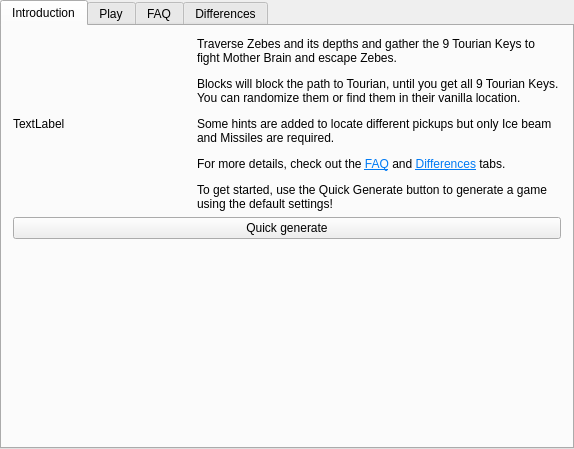
<?xml version="1.0" encoding="UTF-8"?>
<ui version="4.0">
 <class>PlanetsZebethGameTabWidget</class>
 <widget class="QTabWidget" name="PlanetsZebethGameTabWidget">
  <property name="geometry">
   <rect>
    <x>0</x>
    <y>0</y>
    <width>574</width>
    <height>449</height>
   </rect>
  </property>
  <property name="currentIndex">
   <number>0</number>
  </property>
  <widget class="QWidget" name="tab_intro">
   <attribute name="title">
    <string>Introduction</string>
   </attribute>
   <layout class="QVBoxLayout" name="intro_layout">
    <item>
     <layout class="QHBoxLayout" name="intro_cover_layout">
      <item>
       <widget class="QLabel" name="game_cover_label">
        <property name="text">
         <string>TextLabel</string>
        </property>
       </widget>
      </item>
      <item>
       <widget class="QLabel" name="intro_label">
        <property name="text">
         <string>&lt;html&gt;&lt;head/&gt;&lt;body&gt;
&lt;p&gt;Traverse Zebes and its depths and gather the 9 Tourian Keys to fight Mother Brain and escape Zebes.&lt;/p&gt;
&lt;p&gt;Blocks will block the path to Tourian, until you get all 9 Tourian Keys. You can randomize them or find them in their vanilla location.&lt;/p&gt;
&lt;p&gt;Some hints are added to locate different pickups but only Ice beam and Missiles are required.&lt;/p&gt;
&lt;p&gt;For more details, check out the &lt;a href=&quot;tab://FAQ&quot;&gt;&lt;span style=&quot; text-decoration: underline; color:#007af4;&quot;&gt;FAQ&lt;/span&gt;&lt;/a&gt; and &lt;a href=&quot;tab://Differences&quot;&gt;&lt;span style=&quot; text-decoration: underline; color:#007af4;&quot;&gt;Differences&lt;/span&gt;&lt;/a&gt; tabs.&lt;/p&gt;
&lt;p&gt;To get started, use the Quick Generate button to generate a game using the default settings!&lt;/p&gt;&lt;/body&gt;&lt;/html&gt;</string>
        </property>
        <property name="wordWrap">
         <bool>true</bool>
        </property>
       </widget>
      </item>
     </layout>
    </item>
    <item>
     <widget class="QPushButton" name="quick_generate_button">
      <property name="text">
       <string>Quick generate</string>
      </property>
     </widget>
    </item>
    <item>
     <spacer name="intro_spacer">
      <property name="orientation">
       <enum>Qt::Vertical</enum>
      </property>
      <property name="sizeHint" stdset="0">
       <size>
        <width>20</width>
        <height>40</height>
       </size>
      </property>
     </spacer>
    </item>
   </layout>
  </widget>
  <widget class="GenerateGameWidget" name="tab_generate_game">
   <attribute name="title">
    <string>Play</string>
   </attribute>
  </widget>
  <widget class="QWidget" name="faq_tab">
   <attribute name="title">
    <string>FAQ</string>
   </attribute>
   <layout class="QGridLayout" name="faq_layout">
    <property name="leftMargin">
     <number>0</number>
    </property>
    <property name="topMargin">
     <number>0</number>
    </property>
    <property name="rightMargin">
     <number>0</number>
    </property>
    <property name="bottomMargin">
     <number>0</number>
    </property>
    <item row="0" column="0">
     <widget class="QScrollArea" name="faq_scroll_area">
      <property name="widgetResizable">
       <bool>true</bool>
      </property>
      <widget class="QWidget" name="faq_scroll_area_contents">
       <property name="geometry">
        <rect>
         <x>0</x>
         <y>0</y>
         <width>568</width>
         <height>416</height>
        </rect>
       </property>
       <layout class="QGridLayout" name="faq_scroll_layout">
        <item row="0" column="0">
         <widget class="QLabel" name="faq_label">
          <property name="text">
           <string># updated from code</string>
          </property>
          <property name="alignment">
           <set>Qt::AlignLeading|Qt::AlignLeft|Qt::AlignTop</set>
          </property>
          <property name="wordWrap">
           <bool>true</bool>
          </property>
         </widget>
        </item>
       </layout>
      </widget>
     </widget>
    </item>
   </layout>
  </widget>
  <widget class="QWidget" name="differences_tab">
   <attribute name="title">
    <string>Differences</string>
   </attribute>
   <layout class="QVBoxLayout" name="verticalLayout_2">
    <item>
     <widget class="QScrollArea" name="differences_scroll_area">
      <property name="widgetResizable">
       <bool>true</bool>
      </property>
      <widget class="QWidget" name="differences_scroll_contents">
       <property name="geometry">
        <rect>
         <x>0</x>
         <y>0</y>
         <width>536</width>
         <height>438</height>
        </rect>
       </property>
       <layout class="QVBoxLayout" name="verticalLayout">
        <item>
         <widget class="QLabel" name="differences_label">
          <property name="text">
           <string>&lt;html&gt;&lt;head/&gt;&lt;body&gt;&lt;p&gt;Randovania makes some changes to the original game in order to improve the game experience or to simply fix bugs in the original game.&lt;br/&gt;Many changes are optional and can be disabled in the options Randovania provides, but the following are &lt;span style=&quot; font-weight:600;&quot;&gt;always&lt;/span&gt; there:&lt;/p&gt;&lt;ul style=&quot;margin-top: 0px; margin-bottom: 0px; margin-left: 0px; margin-right: 0px; -qt-list-indent: 1;&quot;&gt;&lt;li style=&quot; margin-top:12px; margin-bottom:12px; margin-left:0px; margin-right:0px; -qt-block-indent:0; text-indent:0px;&quot;&gt;Only Zebeth planet is available since we are randomizing original Metroid.&lt;/li&gt;&lt;li style=&quot; margin-top:12px; margin-bottom:12px; margin-left:0px; margin-right:0px; -qt-block-indent:0; text-indent:0px;&quot;&gt;
The game will now use a different save directory.&lt;/li&gt;&lt;li style=&quot; margin-top:12px; margin-bottom:12px; margin-left:0px; margin-right:0px; -qt-block-indent:0; text-indent:0px;&quot;&gt;Kraid and Ridley now spawn 2 items (Big Missile and Tourian Key) which can be randomized.&lt;/li&gt;&lt;/ul&gt;&lt;p&gt;&lt;br/&gt;&lt;/p&gt;&lt;p&gt;&lt;br/&gt;&lt;/p&gt;&lt;p&gt;&lt;br/&gt;&lt;/p&gt;&lt;p&gt;&lt;br/&gt;&lt;/p&gt;&lt;p&gt;&lt;br/&gt;&lt;/p&gt;&lt;/body&gt;&lt;/html&gt;</string>
          </property>
          <property name="alignment">
           <set>Qt::AlignLeading|Qt::AlignLeft|Qt::AlignVCenter</set>
          </property>
          <property name="wordWrap">
           <bool>true</bool>
          </property>
         </widget>
        </item>
       </layout>
      </widget>
     </widget>
    </item>
   </layout>
  </widget>
 </widget>
 <layoutdefault spacing="6" margin="11"/>
 <customwidgets>
  <customwidget>
   <class>GenerateGameWidget</class>
   <extends>QWidget</extends>
   <header location="global">randovania/gui/widgets/generate_game_widget.h</header>
   <container>1</container>
  </customwidget>
 </customwidgets>
 <resources/>
 <connections/>
</ui>
